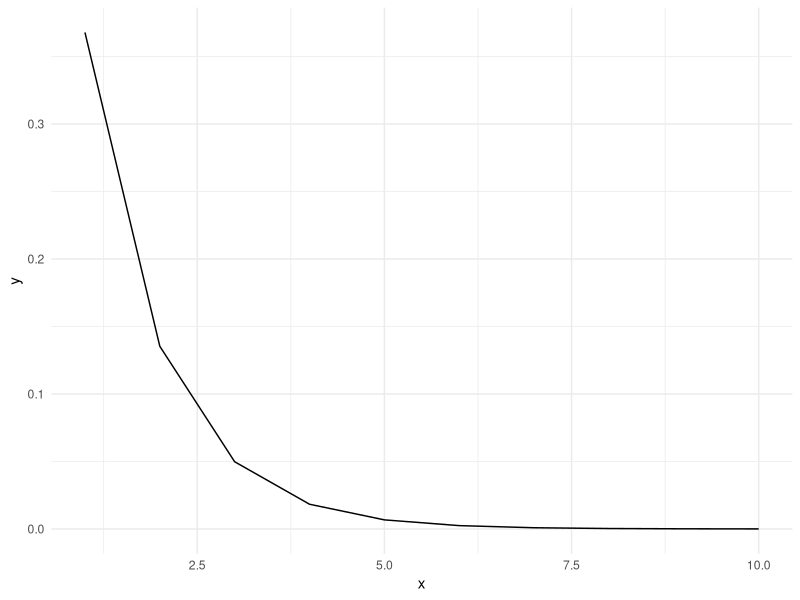
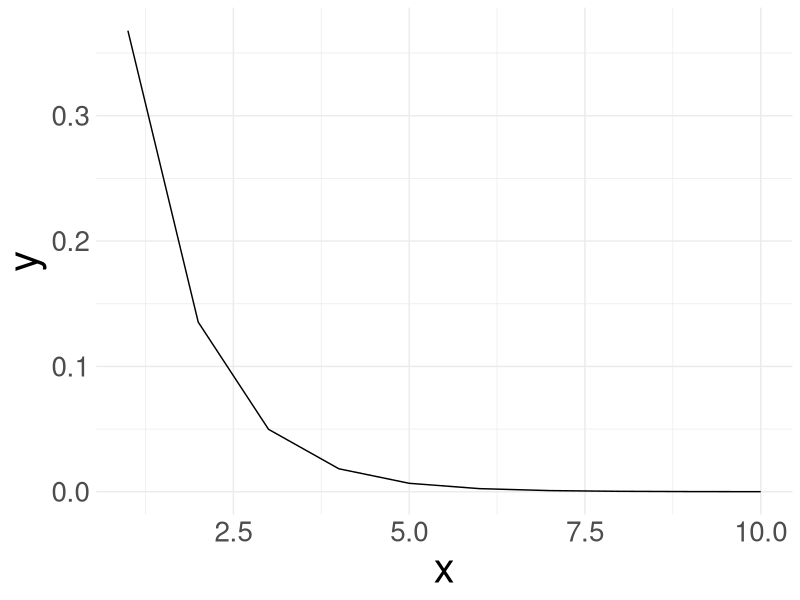

The R script that drew these images, in order:
## ---- chunk 1
knitr::opts_chunk$set(echo = FALSE)
library(knitr)
library(tidyverse)
library(kableExtra)
## ---- chunk 2
x <- 1:10
y <- exp(-x)
qplot(x, y, geom="line") + theme_minimal()
## ---- chunk 3
qplot(x, y, geom = "line") + 
    theme_minimal() + 
    theme(axis.text = element_text(size=20),
          axis.title = element_text(size=30))
## ---- chunk 4
# Tip for better looking tables, add the `booktabs` LaTeX package and set booktabs=TRUE below
# To add LaTeX packages, see the documentation here
# https://bookdown.org/yihui/rmarkdown-cookbook/latex-preamble.html
tibble(
    Gas = c("NO2", "O3", "CO2"),
    m1 = c(2, 8, 50),
    # Can't have duplicate column names so choose anything here and change later
    m2 = c(20, 30, 100),
    m3 = c(40, 52, 212),
    m4 = c(2, 8, 50) * 2,
    m5 = c(20, 30, 100) * 1.3,
    m6 = c(40, 52, 212) * 1.8
) %>%
    kable(
        "latex",
        booktabs = FALSE,
        col.names = c("Gas", rep(c("Min", "Mean", "Max"), 2)),
        align = c("l", rep("c", 6)),
        caption = "Results from a novel study"
    ) %>%
    kableExtra::add_header_above(c(
        " " = 1,
        "Manchester" = 3,
        "London" = 3
    ))
